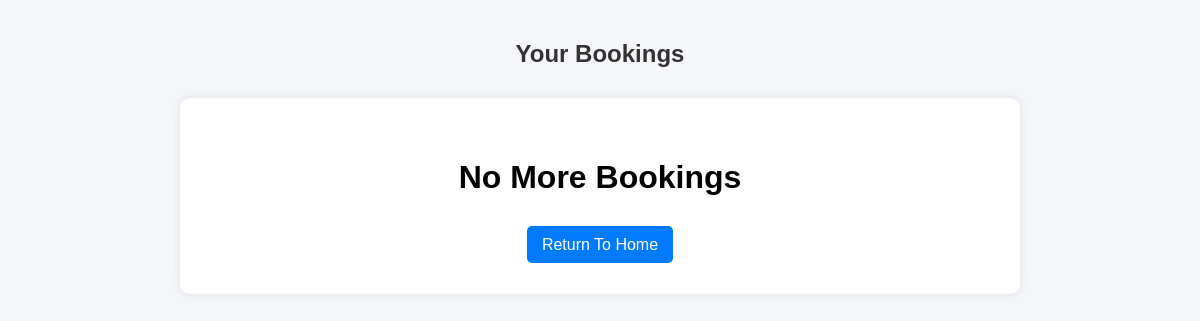
Before: /booking/ (signed in) with the older database file.
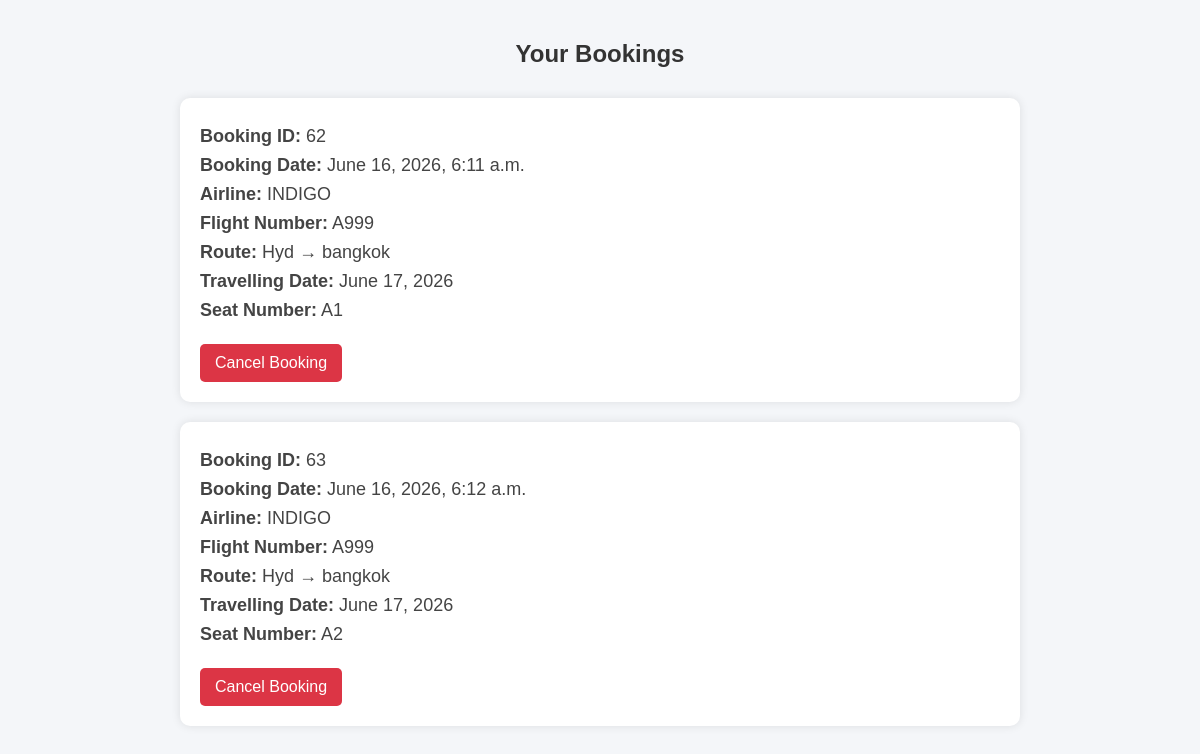
After: the same page with the newer database file.
### myapp/models.py (models this page shows, shortened)
class Booking(models.Model):
    user = models.ForeignKey(User, on_delete=models.CASCADE)
    flight = models.ForeignKey(Flight, on_delete=models.CASCADE)
    travel_date = models.DateField()
    booking_date = models.DateTimeField(auto_now_add=True)
    seat_number = models.CharField( max_length=10,default='A1')
    payment_methods = models.CharField(max_length=50,default='Unknown')
    razorpay_order_id = models.CharField(
        max_length=100,
        blank=True,
        null=True
    )
    razorpay_payment_id = models.CharField(
        max_length=100,
        blank=True,
        null=True
    )
    payment_status = models.CharField(
        max_length=20,
        default='Pending'
    )

class Flight(models.Model):
    flight_number = models.CharField(max_length=10)
    source = models.CharField(max_length=50)
    destination = models.CharField(max_length=50)
    price = models.IntegerField()
    total_seats = models.IntegerField(default=5)
    flight_name = models.CharField(max_length=50, default="None")

### myapp/views.py (the view)
# urls.py: path('booking/', views.show_bookings),
def show_bookings(request):
    bookings = Booking.objects.filter(user=request.user)
    return render(request, 'show_bookings.html', {'bookings': bookings})

### myapp/templates/show_bookings.html (shortened to what this page needs)
<!DOCTYPE html>
<html>
<head>
</head>
<body>
<div class="container">
    <h2>Your Bookings</h2>
    {% if bookings %}
        {% for booking in bookings %}
        <div class="booking-card">
            <p>
                <strong>Booking ID:</strong>
                {{ booking.id }}
            </p>
            <p>
                <strong>Booking Date:</strong>
                {{ booking.booking_date }}
            </p>
            <p>
                <strong>Airline:</strong>
                {{ booking.flight.flight_name }}
            </p>
            <p>
                <strong>Flight Number:</strong>
                {{ booking.flight.flight_number }}
            </p>
            <p>
                <strong>Route:</strong>
                {{ booking.flight.source }}
                →
                {{ booking.flight.destination }}
            </p>
            <p>
                <strong>Travelling Date:</strong>
                {{ booking.travel_date }}
            </p>
            <p>
                <strong>Seat Number:</strong>
                {{ booking.seat_number }}
            </p>
            <a
                href="/cancel_booking/{{ booking.id }}/"
                class="cancel-btn"
            >
                Cancel Booking
            </a>
        </div>
        {% endfor %}
    {% else %}
        <div class="empty-box">
            <h1>No More Bookings</h1>
            <br>
            <a
                href="/"
                class="home-btn"
            >
                Return To Home
            </a>
        </div>
    {% endif %}
</div>
</body>
</html>

### myapp/templates/show_bookings.html (style rules this page uses)
body { margin:0; padding:0; font-family:Arial; background:#f4f6f9; }
.container { width:70%; margin:auto; margin-top:40px; }
h2 { text-align:center; color:#333; margin-bottom:30px; }
.booking-card { background:white; padding:20px; margin-bottom:20px; border-radius:10px; box-shadow:0px 0px 10px rgba(0,0,0,0.1); }
.booking-card p { font-size:18px; color:#444; margin:8px 0; }
.cancel-btn { display:inline-block; margin-top:15px; text-decoration:none; background:#dc3545; color:white; padding:10px 15px; border-radius:5px; }

Changed rows visible on the page:
added Booking: id "62", booking_date "June 16, 2026, 6:11 a.m.", flight.flight_name "INDIGO", flight.flight_number "A999", flight.source "Hyd", flight.destination "bangkok", travel_date "June 17, 2026", seat_number "A1"
added Booking: id "63", booking_date "June 16, 2026, 6:12 a.m.", flight.flight_name "INDIGO", flight.flight_number "A999", flight.source "Hyd", flight.destination "bangkok", travel_date "June 17, 2026", seat_number "A2"
Other visible differences:
text no longer shown: "No More Bookings Return To Home"
